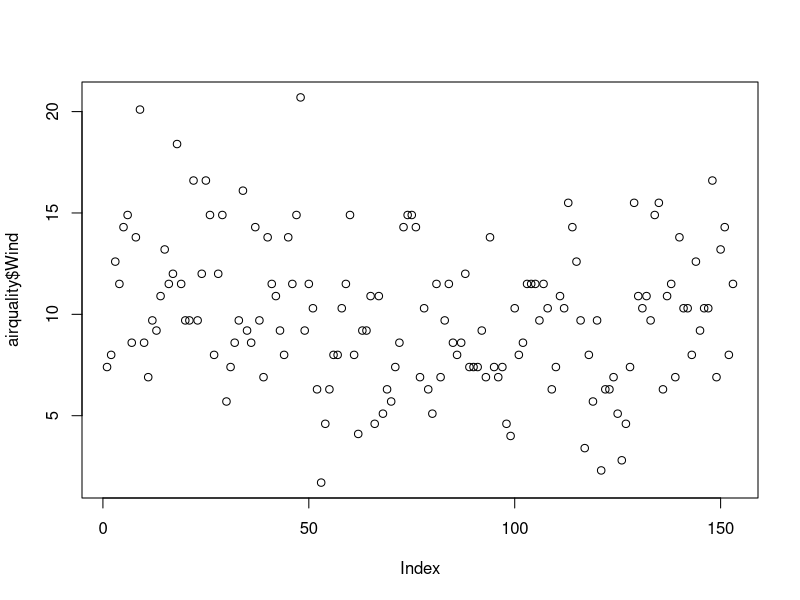
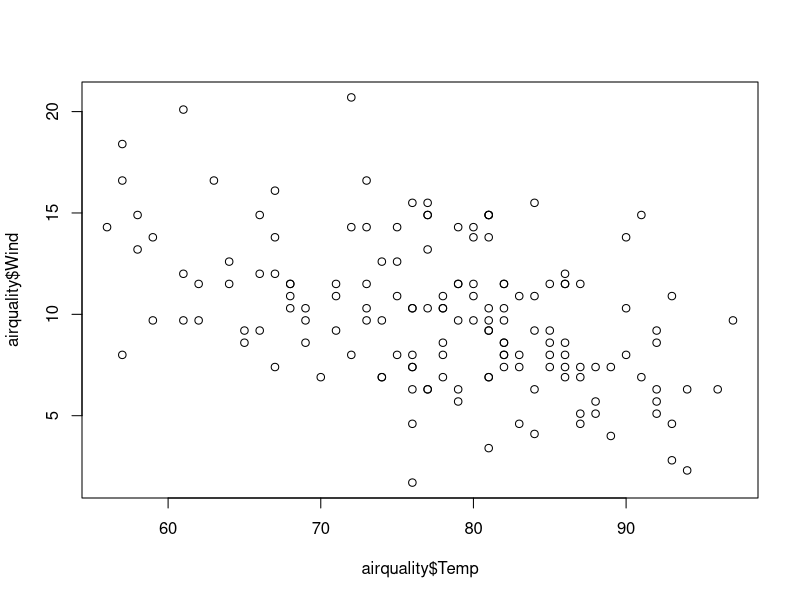
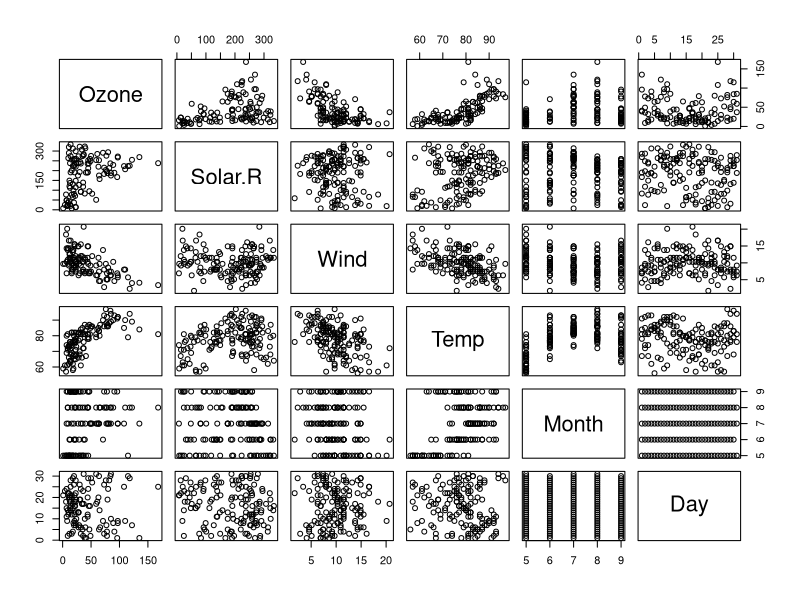
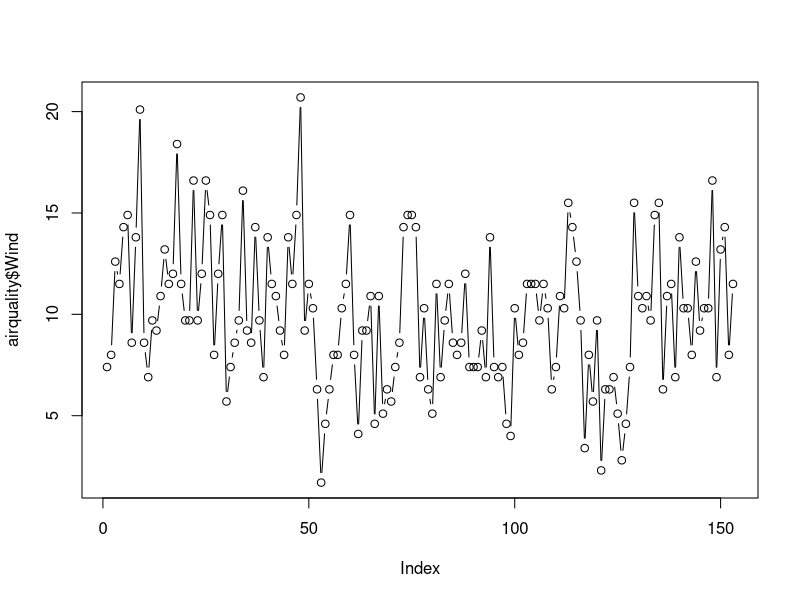
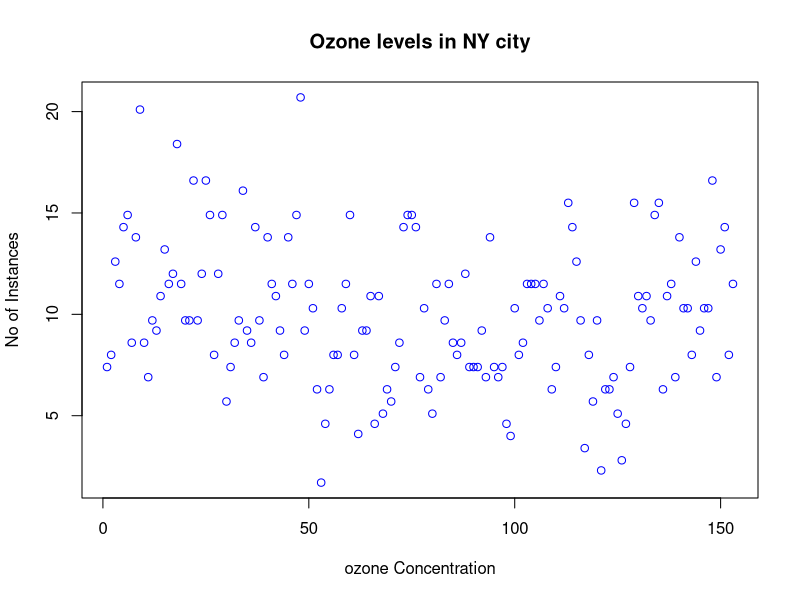
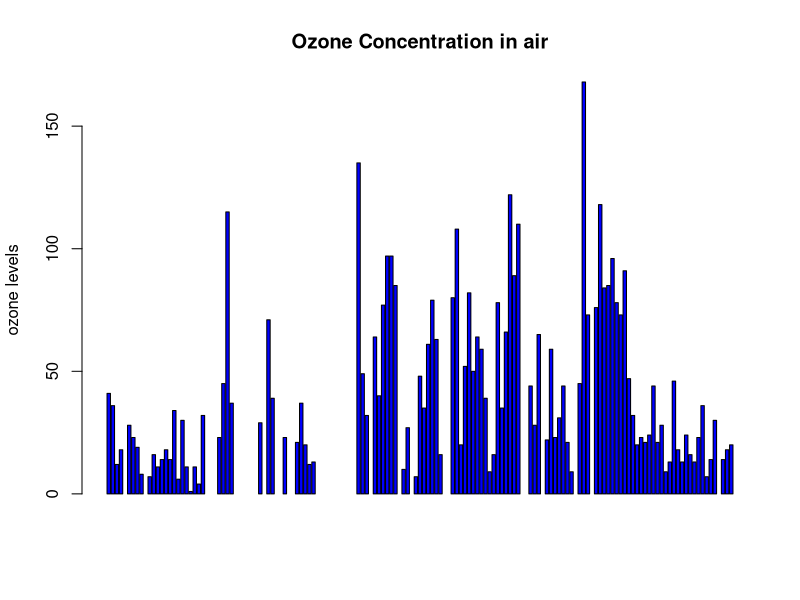
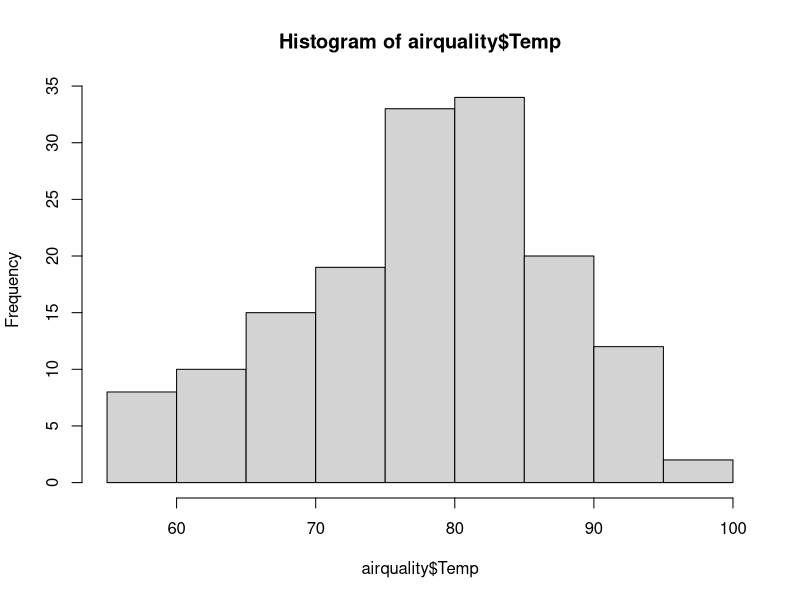
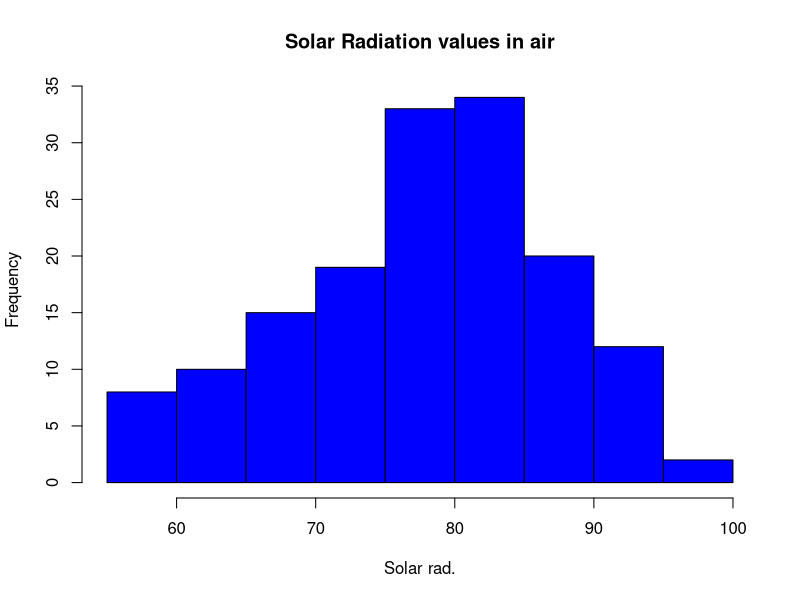

The R script that drew these images, in order:


###### Datasets #########

airquality <- datasets::airquality

######### Top & Last 10 rows data ##########

head(airquality,10)
tail(airquality, 10)

######### Column ###########

airquality[,c(1,2)]
airquality$Wind
airquality[1,]
df <- airquality[,-6]

###### Summary of the data ########

summary(airquality$Temp)
summary(airquality)
summary(airquality$Wind)

######################

plot(airquality$Wind)
plot(airquality$Temp, airquality$Wind)
plot(airquality)

########## Points & Lines ############

plot(airquality$Wind, type="b") # p: points, l:lines, b: both

plot(airquality$Wind, xlab = 'ozone Concentration',
                      ylab = 'No of Instances', main = 'Ozone levels in NY city',
                      col =  'blue')

######### Horizontal Bar Plot ########## 

barplot(airquality$Ozone, main = 'Ozone Concentration in air',
        ylab = 'ozone levels', col= 'blue', horiz = F)


######### Histogram ##########

hist(airquality$Temp)
hist(airquality$Temp,
     main = 'Solar Radiation values in air',
     xlab = 'Solar rad.' , col='blue')



######### Single Box Plots ##########

boxplot(airquality$Temp,main="Boxplot")


######### Multiple box plots ##########

boxplot(airquality[,1:4], main ='Multiple')


#margin of grid(mar),
#no of rows & columns(mrow),
#whether a boarder is to be included(bty)
#and position of the labels(las: 1 for horizontal, las: 0 for vertical)
#bty - box around the plot


par(mfrow=c(3,3), mar=c(2,5,2,1), las=0, bty="n")

plot(airquality$Ozone)
plot(airquality$Ozone, airquality$Wind)
plot(airquality$Ozone, type= "l")
plot(airquality$Ozone, type= "l")
plot(airquality$Ozone, type= "l")
barplot(airquality$Ozone, main = 'Ozone Concentration in air',
        xlab = 'ozone levels', col= 'green', horiz = TRUE)
hist(airquality$Solar.R)
boxplot(airquality$Solar.R)
boxplot(airquality[,0:4], main= 'Multiple Box plots')





